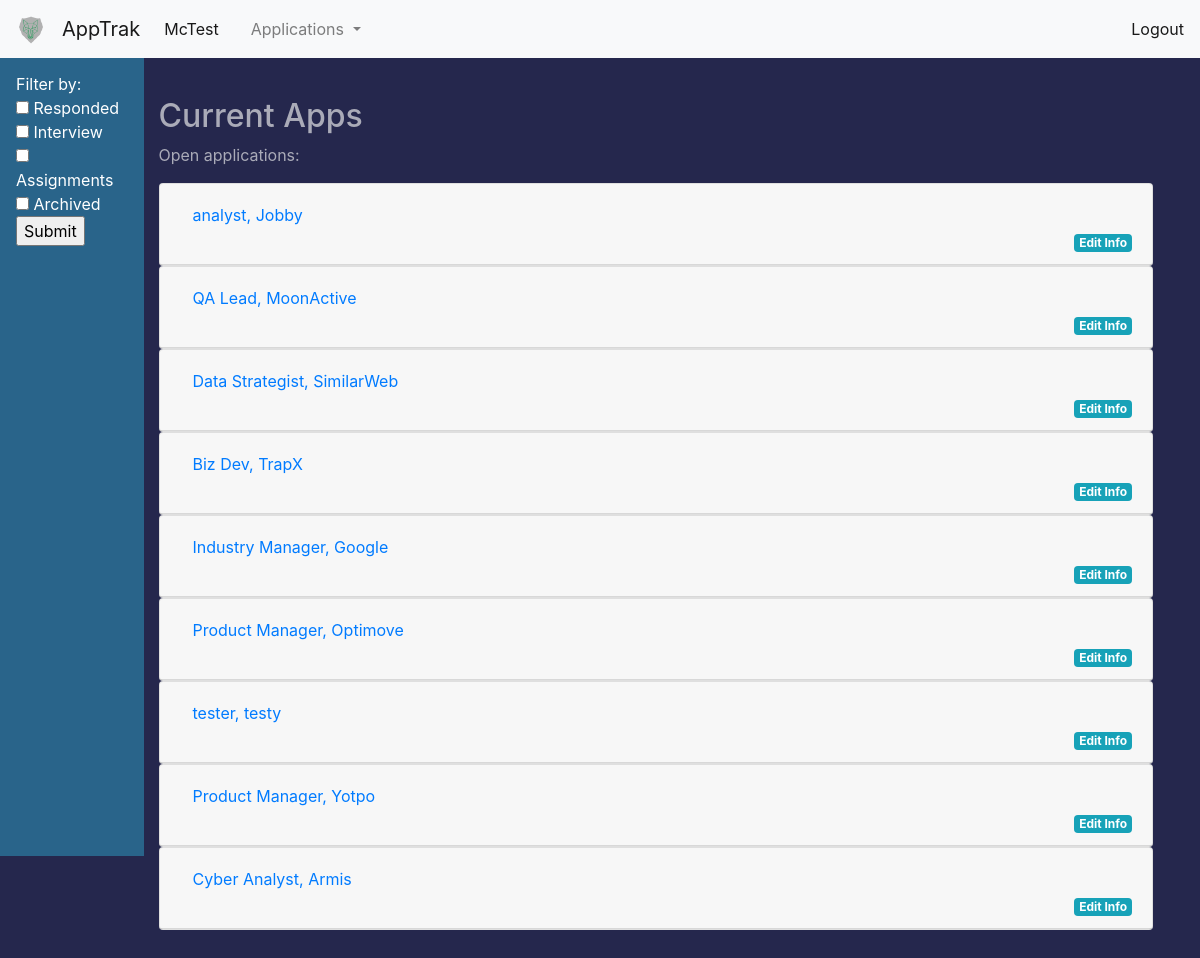
Page /current-apps (signed in) on the committed database.
### apptrak/blueprints/auth/models.py (models this page shows, shortened)
class User(UserMixin, db.Model):
    id = db.Column(db.Integer, primary_key=True)
    name = db.Column(db.String(100))
    username = db.Column(db.String, unique=True)
    email = db.Column(db.String, unique=True)
    password = db.Column(db.String(40))
    job_applications = db.relationship('JobApplication', backref='user')

### apptrak/blueprints/jobapps/models.py (models this page shows, shortened)
class JobApplication(db.Model):
    id = db.Column(db.Integer, primary_key=True)
    date_added = db.Column(db.Date)
    company = db.Column(db.String(30))
    position = db.Column(db.String(50))
    location = db.Column(db.String(50))
    url = db.Column(db.String, unique=True)
    contact = db.Column(db.String)
    interview = db.Column(db.Boolean)
    called_back = db.Column(db.Boolean, default=False)
    interview_date = db.Column(db.String)
    assignment = db.Column(db.Boolean, default=False)
    assignment_date = db.Column(db.String)
    archived = db.Column(db.Boolean, default=False)
    top_job = db.Column(db.Boolean, default=False)                            # TODO irrelevent column, delete when upgrading db
    user_id = db.Column(db.Integer, db.ForeignKey('user.id'))

### apptrak/blueprints/jobapps/views.py (the view, shortened to what this page needs)
@jobapps.route('/current-apps', methods=['GET', 'POST'])
@login_required
def display_apps():
    active_applications = sort_data.remove_archived()
    return flask.render_template('displayapps.html', applications=active_applications)

### apptrak/blueprints/auth/models.py (called while the page is built)
@login_mgr.user_loader
def load_user(user_id):
    return User.query.get(user_id)

### apptrak/sort_data.py (called while the page is built)
def remove_archived():
    total_apps = current_user.job_applications
    active_apps = []
    for item in total_apps:
        if not item.archived:
            active_apps.append(item)
    return active_apps

### apptrak/blueprints/jobapps/templates/displayapps.html (shortened to what this page needs)
{% extends 'base.html' %}
{% block body %}
<div class="wrapper">
    <nav class="sidebar-header" id="sort-bar">
            <ul class="nav flex-column flex-sm-column" id="sidebar">
                <form method="post">
                    <li>
                        Filter by:
                    </li>
                    <li class="nav-item">
                        <input class="sort_by" id="called_back"  name="filter_field" type="checkbox" value="called_back"> Responded</input>
                      </li>
                      <li class="nav-item">
                          <input class="sort_by" id="interview" name="filter_field" type="checkbox" value="interview"> Interview</input>
                      </li>
                      <li>
                          <input class="sort_by" id="assignment" name="filter_field" type="checkbox" value="assignment"> Assignments</input>
                      </li>
                      <li>
                            <input class="sort_by" id="archive" name="archive" type="checkbox" value="True"> Archived</input>
                      </li>
                      <li>
                          <input type="submit" id="submit_button">
                      </li>
                </form>
            </ul>
        </nav>
    </div>
    <div id="content">
        <h2>Current Apps</h2>
        {% if applications %}
            <p>Open applications:</p>
            <div class="accordion" id="accordionExample">
            {% for item in applications %}
                    <div id="sorted_app_{{ loop.index0 }}">
                        <div class="filtered_data">
                            {% with item = item %}
                            {% include 'application_card.html' %}
                            {% endwith %}
                        </div>
                    </div>
            {% endfor %}
            </div>
         {% else %}
            <p> You have no applications in this category</p>
        {% endif %}
    </div>
</div>
{% endblock %}

### apptrak/templates/base.html (shortened to what this page needs)
<!DOCTYPE html>
<html>
<head>
  <link rel="stylesheet" href="https://stackpath.bootstrapcdn.com/bootstrap/4.5.1/css/bootstrap.min.css">
</head>
<body>
    <nav class="navbar navbar-expand-lg navbar-light bg-light fixed-top">
         <a class="navbar-brand" href="">
             <img src="{{ url_for('static', filename='/images/logo.png') }}" width="30" height="30" alt="" loading="lazy">
         </a>
      <a class="navbar-brand" href="#">AppTrak</a>
      <div class="collapse navbar-collapse" id="navbarNav">
        <ul class="navbar-nav">
          <li class="nav-item active">
            <a class="nav-link" href="{{ url_for('auth.user_info') }}">{% if current_user.is_authenticated %}{{ current_user.username }}{% endif %} <span class="sr-only">(current)</span></a>
          </li>
          <li class="nav-item">
            <a class="nav-link" href="{{ url_for('auth.user_info') }}"></a>
          </li>
          {% if not current_user.is_anonymous %}
          <li class="nav-item dropdown">
              <a class="nav-link dropdown-toggle" href="#" id="navbarDropdown" role="button" data-toggle="dropdown" aria-haspopup="true" aria-expanded="false">
                Applications
              </a>
          </li>
          {% endif %}
        </ul>
      </div>
        <span class="navbar-text">
            {% if current_user.is_anonymous %}
            <a href="{{ url_for('auth.login') }}">Login</a>
            {% else %}
            <a href="{{ url_for('auth.logout') }}">Logout</a>
            {% endif %}
         </span>
    </nav>
<div class="container-fluid dynamic-body">
      {% block body %}
      {% endblock %}
</body>
</html>

### apptrak/blueprints/jobapps/templates/application_card.html (shortened to what this page needs)
    <div class="card">
        <div class="card-header" id="heading{{ loop.index }}">
            <h2 class="mb-0">
            <button class="btn btn-link btn-block text-left" type="button" data-toggle="collapse" data-target="#collapse{{ loop.index }}" aria-expanded="true" aria-controls="{{ loop.index }}">
            {{ item.position }}, {{ item.company }} {% if item.archived %} ARCHIVED! {% endif %}
            </button>
            </h2>
            <a href="{{ url_for('jobapps.total_app_edit', app_id=item.id )}}" class="badge badge-info" id="edit_link">Edit Info</a>
        </div>
    </div>

### apptrak/templates/base.html (style rules this page uses)
body { padding-top: 65px; background-color: #25274D; }
h1, h2, h3, h4, p, label { color: #AAABB8; }

### apptrak/blueprints/jobapps/templates/displayapps.html (style rules this page uses)
#sidebar { z-index: -1; width: 12%; padding: 1em; position: fixed; top: 3.5em; left: 0; height: 100vh; background: #29648A; color: #fff; transition: all 0.3s; }
#content { margin: 2em; float: right; width: 85%; }
#edit_link { text-align: right; float: right; }

### rows in the picture
User: username "McTest"
JobApplication: position "analyst", company "Jobby"
JobApplication: position "QA Lead", company "MoonActive"
JobApplication: position "Data Strategist", company "SimilarWeb"
JobApplication: position "Biz Dev", company "TrapX"
JobApplication: position "Industry Manager", company "Google"
JobApplication: position "Product Manager", company "Optimove"
JobApplication: position "tester", company "testy"
JobApplication: position "Product Manager", company "Yotpo"
JobApplication: position "Cyber Analyst", company "Armis"
